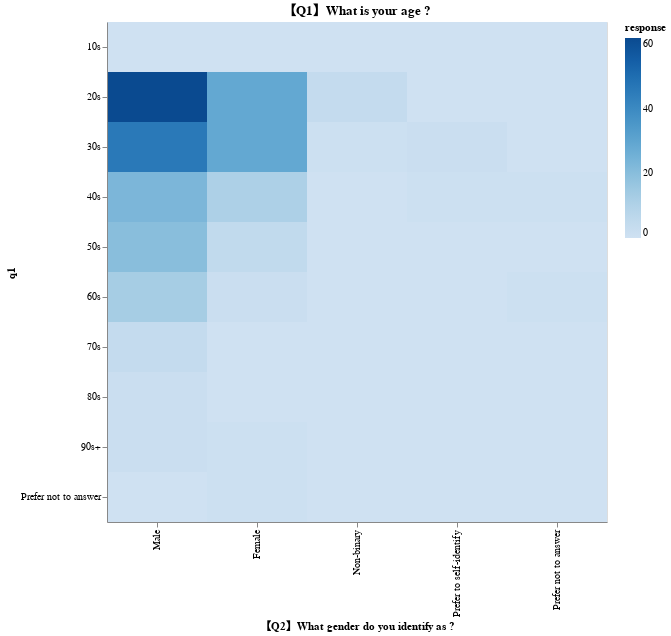
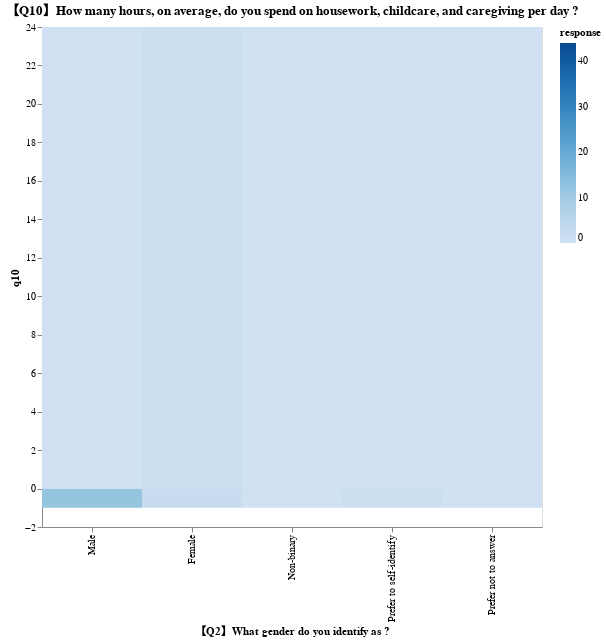
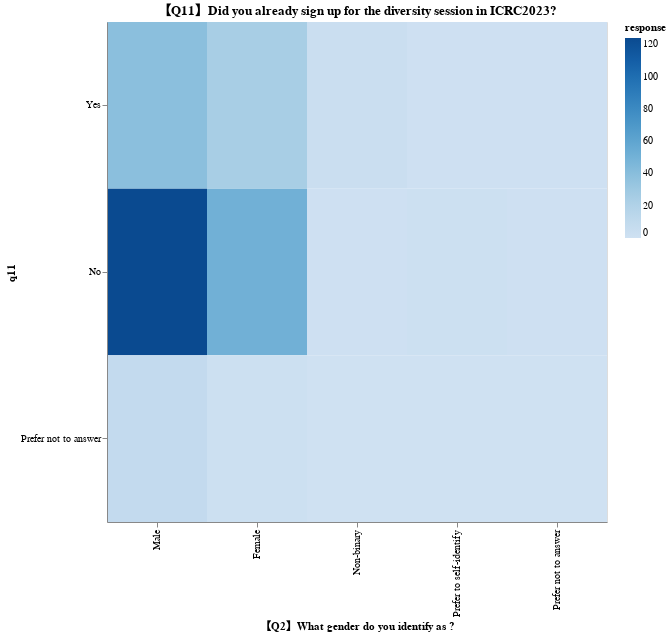
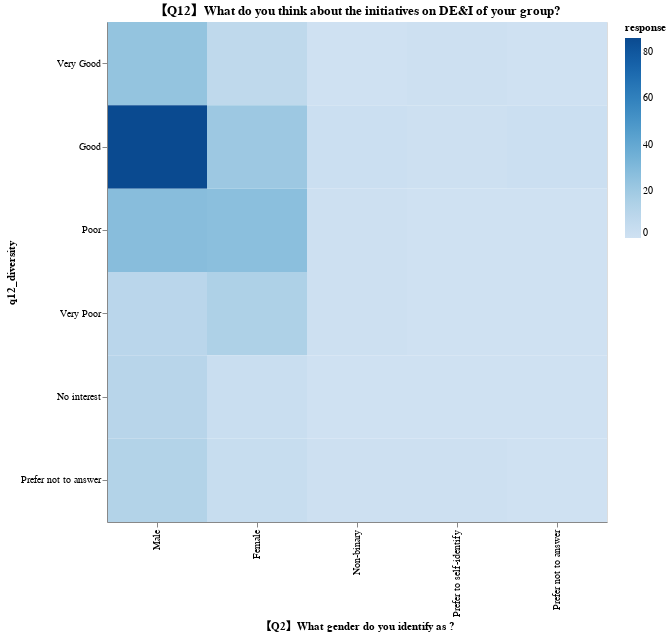

Notebook code for these charts, in order:
### Code cell
for col in cols:
    gdata = ti.group_data(data, "q2", col)
    make_heatmap(gdata, "q2", col).display()

### Figure 1 — Vega-Lite specification as saved in the notebook (floating-point values rounded to 4 significant figures)
{"config": {"view": {"continuousWidth": 300, "continuousHeight": 300}}, "data": {"name": "data-80d4aaa9ca379894947425182740fac9"}, "mark": {"type": "rect"}, "encoding": {"color": {"field": "response", "scale": {"scheme": "blues"}, "type": "quantitative"}, "x": {"field": "q2", "sort": ["Male", "Female", "Non-binary", "Prefer to self-identify", "Prefer not to answer"], "title": "【Q2】What gender do you identify as ?", "type": "ordinal"}, "y": {"field": "q1", "sort": ["10s", "20s", "30s", "40s", "50s", "60s", "70s", "80s", "90s+", "Prefer not to answer"], "type": "ordinal"}}, "height": 500, "title": "【Q1】What is your age ?", "width": 500, "$schema": "https://vega.github.io/schema/vega-lite/v5.8.0.json", "datasets": {"data-80d4aaa9ca379894947425182740fac9": [{"q2": "Male", "q1": "10s", "response": 0}, {"q2": "Male", "q1": "20s", "response": 62}, {"q2": "Male", "q1": "30s", "response": 46}, {"q2": "Male", "q1": "40s", "response": 23}, {"q2": "Male", "q1": "50s", "response": 20}, {"q2": "Male", "q1": "60s", "response": 13}, {"q2": "Male", "q1": "70s", "response": 4}, {"q2": "Male", "q1": "80s", "response": 2}, {"q2": "Male", "q1": "90s+", "response": 2}, {"q2": "Male", "q1": "Prefer not to answer", "response": 0}, {"q2": "Female", "q1": "10s", "response": 0}, {"q2": "Female", "q1": "20s", "response": 29}, {"q2": "Female", "q1": "30s", "response": 29}, {"q2": "Female", "q1": "40s", "response": 11}, {"q2": "Female", "q1": "50s", "response": 5}, {"q2": "Female", "q1": "60s", "response": 2}, {"q2": "Female", "q1": "70s", "response": 0}, {"q2": "Female", "q1": "80s", "response": 0}, {"q2": "Female", "q1": "90s+", "response": 1}, {"q2": "Female", "q1": "Prefer not to answer", "response": 1}, {"q2": "Non-binary", "q1": "10s", "response": 0}, {"q2": "Non-binary", "q1": "20s", "response": 4}, {"q2": "Non-binary", "q1": "30s", "response": 1}, {"q2": "Non-binary", "q1": "40s", "response": 0}, {"q2": "Non-binary", "q1": "50s", "response": 0}, {"q2": "Non-binary", "q1": "60s", "response": 0}, {"q2": "Non-binary", "q1": "70s", "response": 0}, {"q2": "Non-binary", "q1": "80s", "response": 0}, {"q2": "Non-binary", "q1": "90s+", "response": 0}, {"q2": "Non-binary", "q1": "Prefer not to answer", "response": 0}, {"q2": "Prefer to self-identify", "q1": "10s", "response": 0}, {"q2": "Prefer to self-identify", "q1": "20s", "response": 0}, {"q2": "Prefer to self-identify", "q1": "30s", "response": 2}, {"q2": "Prefer to self-identify", "q1": "40s", "response": 1}, {"q2": "Prefer to self-identify", "q1": "50s", "response": 0}, {"q2": "Prefer to self-identify", "q1": "60s", "response": 0}, {"q2": "Prefer to self-identify", "q1": "70s", "response": 0}, {"q2": "Prefer to self-identify", "q1": "80s", "response": 0}, {"q2": "Prefer to self-identify", "q1": "90s+", "response": 0}, {"q2": "Prefer to self-identify", "q1": "Prefer not to answer", "response": 0}, {"q2": "Prefer not to answer", "q1": "10s", "response": 0}, {"q2": "Prefer not to answer", "q1": "20s", "response": 0}, {"q2": "Prefer not to answer", "q1": "30s", "response": 0}, {"q2": "Prefer not to answer", "q1": "40s", "response": 1}, {"q2": "Prefer not to answer", "q1": "50s", "response": 0}, {"q2": "Prefer not to answer", "q1": "60s", "response": 1}, {"q2": "Prefer not to answer", "q1": "70s", "response": 0}, {"q2": "Prefer not to answer", "q1": "80s", "response": 0}, {"q2": "Prefer not to answer", "q1": "90s+", "response": 0}, {"q2": "Prefer not to answer", "q1": "Prefer not to answer", "response": 0}]}}

### Figure 2 — Vega-Lite specification as saved in the notebook (floating-point values rounded to 4 significant figures)
{"config": {"view": {"continuousWidth": 300, "continuousHeight": 300}}, "data": {"name": "data-bdfafecfdb71cd15585b9a7183b653fe"}, "mark": {"type": "rect"}, "encoding": {"color": {"field": "response", "scale": {"scheme": "blues"}, "type": "quantitative"}, "x": {"field": "q2", "sort": ["Male", "Female", "Non-binary", "Prefer to self-identify", "Prefer not to answer"], "title": "【Q2】What gender do you identify as ?", "type": "ordinal"}, "y": {"field": "q10", "type": "quantitative"}}, "height": 500, "title": "【Q10】How many hours, on average, do you spend on housework, childcare, and caregiving per day ?", "width": 500, "$schema": "https://vega.github.io/schema/vega-lite/v5.8.0.json", "datasets": {"data-bdfafecfdb71cd15585b9a7183b653fe": [{"q2": "Male", "q10": -1.0, "response": 12}, {"q2": "Male", "q10": 0.0, "response": 18}, {"q2": "Male", "q10": 0.1, "response": 0}, {"q2": "Male", "q10": 0.5, "response": 3}, {"q2": "Male", "q10": 1.0, "response": 44}, {"q2": "Male", "q10": 2.0, "response": 34}, {"q2": "Male", "q10": 3.0, "response": 18}, {"q2": "Male", "q10": 4.0, "response": 18}, {"q2": "Male", "q10": 5.0, "response": 9}, {"q2": "Male", "q10": 6.0, "response": 5}, {"q2": "Male", "q10": 7.0, "response": 1}, {"q2": "Male", "q10": 8.0, "response": 3}, {"q2": "Male", "q10": 9.0, "response": 1}, {"q2": "Male", "q10": 10.0, "response": 3}, {"q2": "Male", "q10": 12.0, "response": 2}, {"q2": "Male", "q10": 14.0, "response": 1}, {"q2": "Male", "q10": 24.0, "response": 0}, {"q2": "Female", "q10": -1.0, "response": 2}, {"q2": "Female", "q10": 0.0, "response": 1}, {"q2": "Female", "q10": 0.1, "response": 1}, {"q2": "Female", "q10": 0.5, "response": 0}, {"q2": "Female", "q10": 1.0, "response": 25}, {"q2": "Female", "q10": 2.0, "response": 19}, {"q2": "Female", "q10": 3.0, "response": 10}, {"q2": "Female", "q10": 4.0, "response": 7}, {"q2": "Female", "q10": 5.0, "response": 5}, {"q2": "Female", "q10": 6.0, "response": 2}, {"q2": "Female", "q10": 7.0, "response": 0}, {"q2": "Female", "q10": 8.0, "response": 3}, {"q2": "Female", "q10": 9.0, "response": 1}, {"q2": "Female", "q10": 10.0, "response": 0}, {"q2": "Female", "q10": 12.0, "response": 0}, {"q2": "Female", "q10": 14.0, "response": 1}, {"q2": "Female", "q10": 24.0, "response": 1}, {"q2": "Non-binary", "q10": -1.0, "response": 0}, {"q2": "Non-binary", "q10": 0.0, "response": 0}, {"q2": "Non-binary", "q10": 0.1, "response": 0}, {"q2": "Non-binary", "q10": 0.5, "response": 0}, {"q2": "Non-binary", "q10": 1.0, "response": 2}, {"q2": "Non-binary", "q10": 2.0, "response": 2}, {"q2": "Non-binary", "q10": 3.0, "response": 1}, {"q2": "Non-binary", "q10": 4.0, "response": 0}, {"q2": "Non-binary", "q10": 5.0, "response": 0}, {"q2": "Non-binary", "q10": 6.0, "response": 0}, {"q2": "Non-binary", "q10": 7.0, "response": 0}, {"q2": "Non-binary", "q10": 8.0, "response": 0}, {"q2": "Non-binary", "q10": 9.0, "response": 0}, {"q2": "Non-binary", "q10": 10.0, "response": 0}, {"q2": "Non-binary", "q10": 12.0, "response": 0}, {"q2": "Non-binary", "q10": 14.0, "response": 0}, {"q2": "Non-binary", "q10": 24.0, "response": 0}, {"q2": "Prefer to self-identify", "q10": -1.0, "response": 1}, {"q2": "Prefer to self-identify", "q10": 0.0, "response": 0}, {"q2": "Prefer to self-identify", "q10": 0.1, "response": 0}, {"q2": "Prefer to self-identify", "q10": 0.5, "response": 0}, {"q2": "Prefer to self-identify", "q10": 1.0, "response": 0}, {"q2": "Prefer to self-identify", "q10": 2.0, "response": 0}, {"q2": "Prefer to self-identify", "q10": 3.0, "response": 0}, {"q2": "Prefer to self-identify", "q10": 4.0, "response": 1}, {"q2": "Prefer to self-identify", "q10": 5.0, "response": 1}, {"q2": "Prefer to self-identify", "q10": 6.0, "response": 0}, {"q2": "Prefer to self-identify", "q10": 7.0, "response": 0}, {"q2": "Prefer to self-identify", "q10": 8.0, "response": 0}, {"q2": "Prefer to self-identify", "q10": 9.0, "response": 0}, {"q2": "Prefer to self-identify", "q10": 10.0, "response": 0}, {"q2": "Prefer to self-identify", "q10": 12.0, "response": 0}, {"q2": "Prefer to self-identify", "q10": 14.0, "response": 0}, {"q2": "Prefer to self-identify", "q10": 24.0, "response": 0}, {"q2": "Prefer not to answer", "q10": -1.0, "response": 0}, {"q2": "Prefer not to answer", "q10": 0.0, "response": 0}, {"q2": "Prefer not to answer", "q10": 0.1, "response": 0}, {"q2": "Prefer not to answer", "q10": 0.5, "response": 0}, {"q2": "Prefer not to answer", "q10": 1.0, "response": 2}, {"q2": "Prefer not to answer", "q10": 2.0, "response": 0}, {"q2": "Prefer not to answer", "q10": 3.0, "response": 0}, {"q2": "Prefer not to answer", "q10": 4.0, "response": 0}, {"q2": "Prefer not to answer", "q10": 5.0, "response": 0}, {"q2": "Prefer not to answer", "q10": 6.0, "response": 0}, {"q2": "Prefer not to answer", "q10": 7.0, "response": 0}, {"q2": "Prefer not to answer", "q10": 8.0, "response": 0}, {"q2": "Prefer not to answer", "q10": 9.0, "response": 0}, {"q2": "Prefer not to answer", "q10": 10.0, "response": 0}, {"q2": "Prefer not to answer", "q10": 12.0, "response": 0}, {"q2": "Prefer not to answer", "q10": 14.0, "response": 0}, {"q2": "Prefer not to answer", "q10": 24.0, "response": 0}]}}

### Figure 3 — Vega-Lite specification as saved in the notebook (floating-point values rounded to 4 significant figures)
{"config": {"view": {"continuousWidth": 300, "continuousHeight": 300}}, "data": {"name": "data-9642945ba1c2d1bd1f8c5e49ff78ecc2"}, "mark": {"type": "rect"}, "encoding": {"color": {"field": "response", "scale": {"scheme": "blues"}, "type": "quantitative"}, "x": {"field": "q2", "sort": ["Male", "Female", "Non-binary", "Prefer to self-identify", "Prefer not to answer"], "title": "【Q2】What gender do you identify as ?", "type": "ordinal"}, "y": {"field": "q11", "sort": ["Yes", "No", "Prefer not to answer"], "type": "ordinal"}}, "height": 500, "title": "【Q11】Did you already sign up for the diversity session in ICRC2023?", "width": 500, "$schema": "https://vega.github.io/schema/vega-lite/v5.8.0.json", "datasets": {"data-9642945ba1c2d1bd1f8c5e49ff78ecc2": [{"q2": "Male", "q11": "Yes", "response": 39}, {"q2": "Male", "q11": "No", "response": 124}, {"q2": "Male", "q11": "Prefer not to answer", "response": 9}, {"q2": "Female", "q11": "Yes", "response": 25}, {"q2": "Female", "q11": "No", "response": 51}, {"q2": "Female", "q11": "Prefer not to answer", "response": 2}, {"q2": "Non-binary", "q11": "Yes", "response": 4}, {"q2": "Non-binary", "q11": "No", "response": 1}, {"q2": "Non-binary", "q11": "Prefer not to answer", "response": 0}, {"q2": "Prefer to self-identify", "q11": "Yes", "response": 1}, {"q2": "Prefer to self-identify", "q11": "No", "response": 2}, {"q2": "Prefer to self-identify", "q11": "Prefer not to answer", "response": 0}, {"q2": "Prefer not to answer", "q11": "Yes", "response": 1}, {"q2": "Prefer not to answer", "q11": "No", "response": 1}, {"q2": "Prefer not to answer", "q11": "Prefer not to answer", "response": 0}]}}

### Figure 4 — Vega-Lite specification as saved in the notebook (floating-point values rounded to 4 significant figures)
{"config": {"view": {"continuousWidth": 300, "continuousHeight": 300}}, "data": {"name": "data-9ed45ebc1f6994ef28f89c968b80d646"}, "mark": {"type": "rect"}, "encoding": {"color": {"field": "response", "scale": {"scheme": "blues"}, "type": "quantitative"}, "x": {"field": "q2", "sort": ["Male", "Female", "Non-binary", "Prefer to self-identify", "Prefer not to answer"], "title": "【Q2】What gender do you identify as ?", "type": "ordinal"}, "y": {"field": "q12_diversity", "sort": ["Very Good", "Good", "Poor", "Very Poor", "No interest", "Prefer not to answer"], "type": "ordinal"}}, "height": 500, "title": "【Q12】What do you think about the initiatives on DE&I of your group?", "width": 500, "$schema": "https://vega.github.io/schema/vega-lite/v5.8.0.json", "datasets": {"data-9ed45ebc1f6994ef28f89c968b80d646": [{"q2": "Male", "q12_diversity": "Very Good", "response": 24}, {"q2": "Male", "q12_diversity": "Good", "response": 86}, {"q2": "Male", "q12_diversity": "Poor", "response": 28}, {"q2": "Male", "q12_diversity": "Very Poor", "response": 10}, {"q2": "Male", "q12_diversity": "No interest", "response": 11}, {"q2": "Male", "q12_diversity": "Prefer not to answer", "response": 13}, {"q2": "Female", "q12_diversity": "Very Good", "response": 8}, {"q2": "Female", "q12_diversity": "Good", "response": 21}, {"q2": "Female", "q12_diversity": "Poor", "response": 27}, {"q2": "Female", "q12_diversity": "Very Poor", "response": 15}, {"q2": "Female", "q12_diversity": "No interest", "response": 3}, {"q2": "Female", "q12_diversity": "Prefer not to answer", "response": 4}, {"q2": "Non-binary", "q12_diversity": "Very Good", "response": 0}, {"q2": "Non-binary", "q12_diversity": "Good", "response": 2}, {"q2": "Non-binary", "q12_diversity": "Poor", "response": 1}, {"q2": "Non-binary", "q12_diversity": "Very Poor", "response": 1}, {"q2": "Non-binary", "q12_diversity": "No interest", "response": 0}, {"q2": "Non-binary", "q12_diversity": "Prefer not to answer", "response": 1}, {"q2": "Prefer to self-identify", "q12_diversity": "Very Good", "response": 1}, {"q2": "Prefer to self-identify", "q12_diversity": "Good", "response": 1}, {"q2": "Prefer to self-identify", "q12_diversity": "Poor", "response": 0}, {"q2": "Prefer to self-identify", "q12_diversity": "Very Poor", "response": 0}, {"q2": "Prefer to self-identify", "q12_diversity": "No interest", "response": 0}, {"q2": "Prefer to self-identify", "q12_diversity": "Prefer not to answer", "response": 1}, {"q2": "Prefer not to answer", "q12_diversity": "Very Good", "response": 0}, {"q2": "Prefer not to answer", "q12_diversity": "Good", "response": 2}, {"q2": "Prefer not to answer", "q12_diversity": "Poor", "response": 0}, {"q2": "Prefer not to answer", "q12_diversity": "Very Poor", "response": 0}, {"q2": "Prefer not to answer", "q12_diversity": "No interest", "response": 0}, {"q2": "Prefer not to answer", "q12_diversity": "Prefer not to answer", "response": 0}]}}
